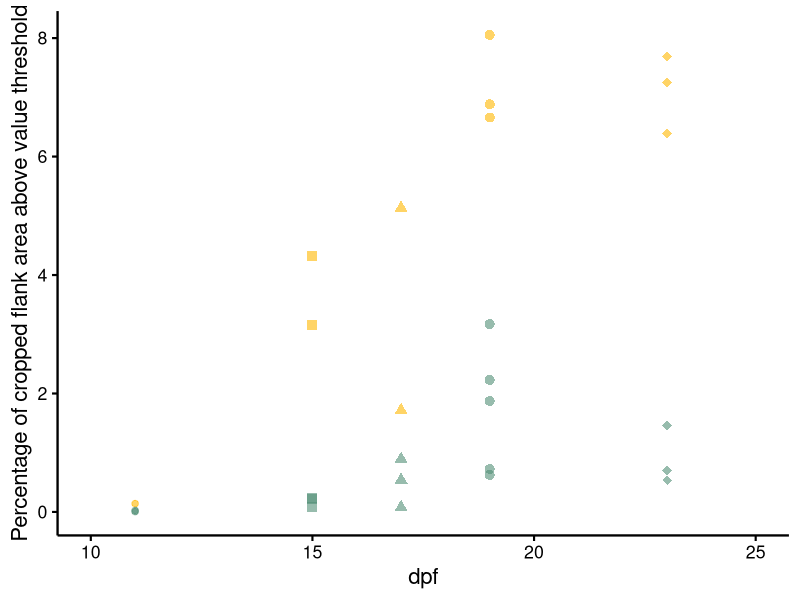
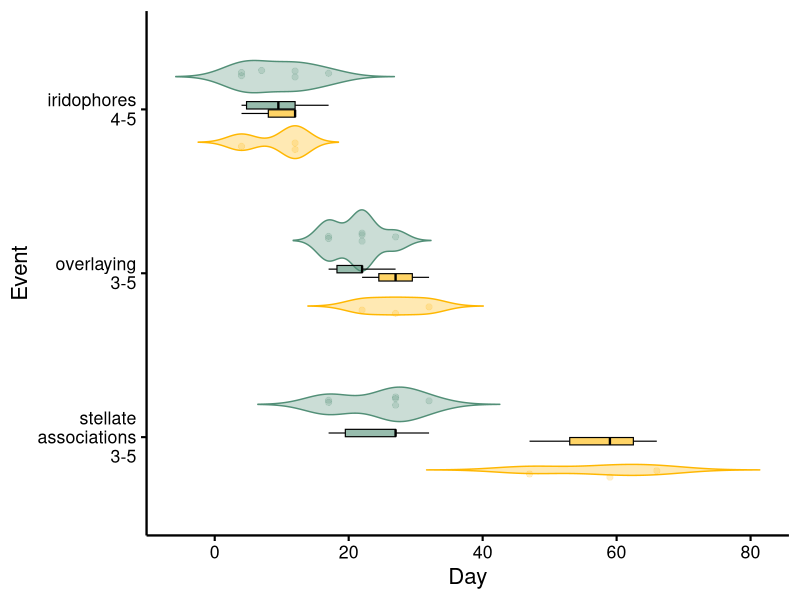
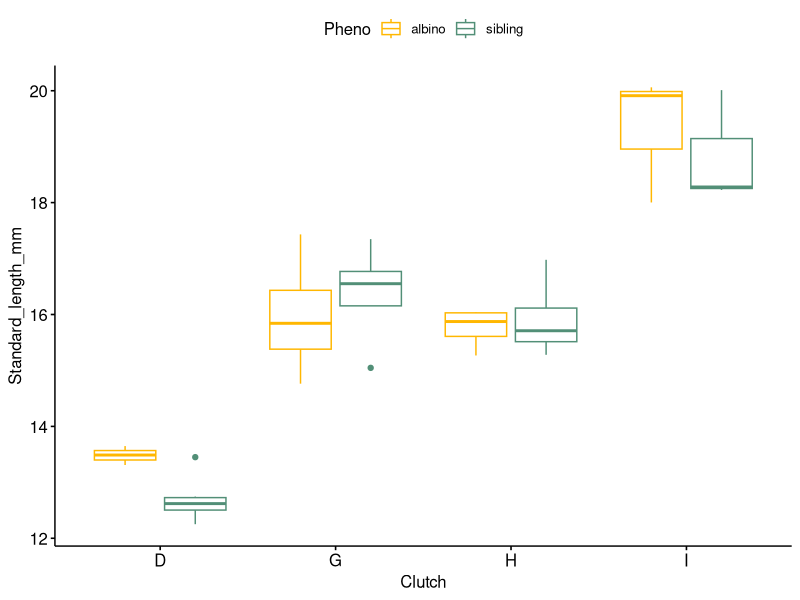
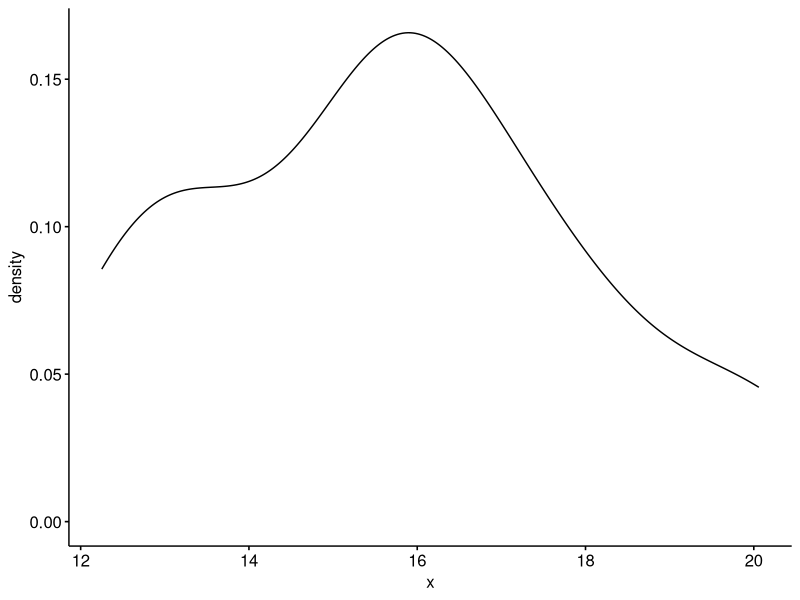
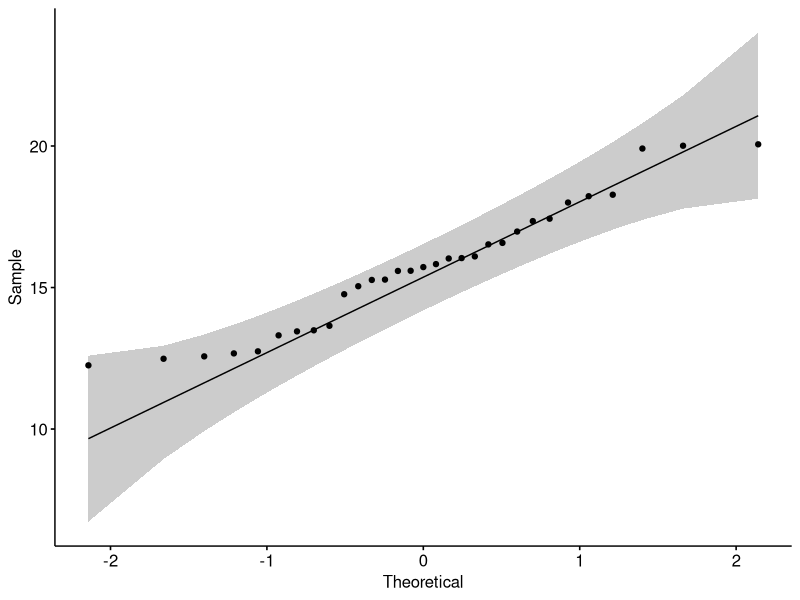
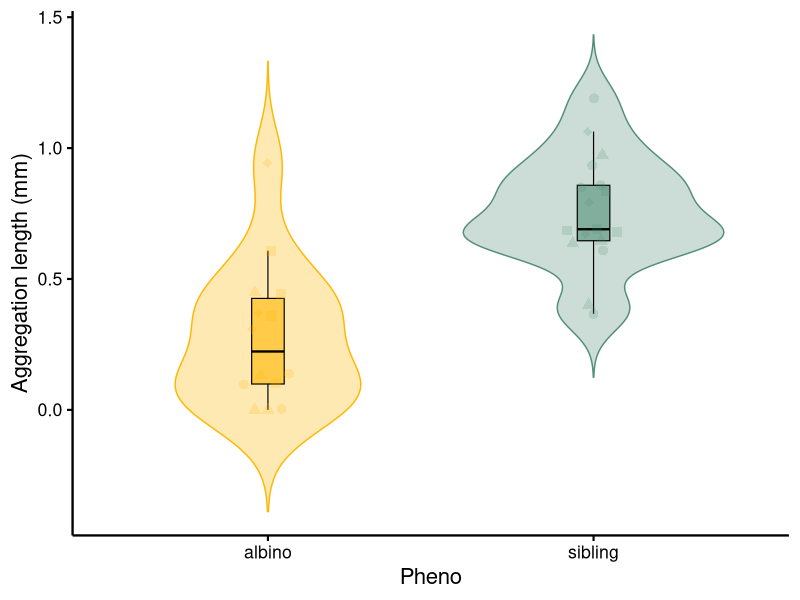
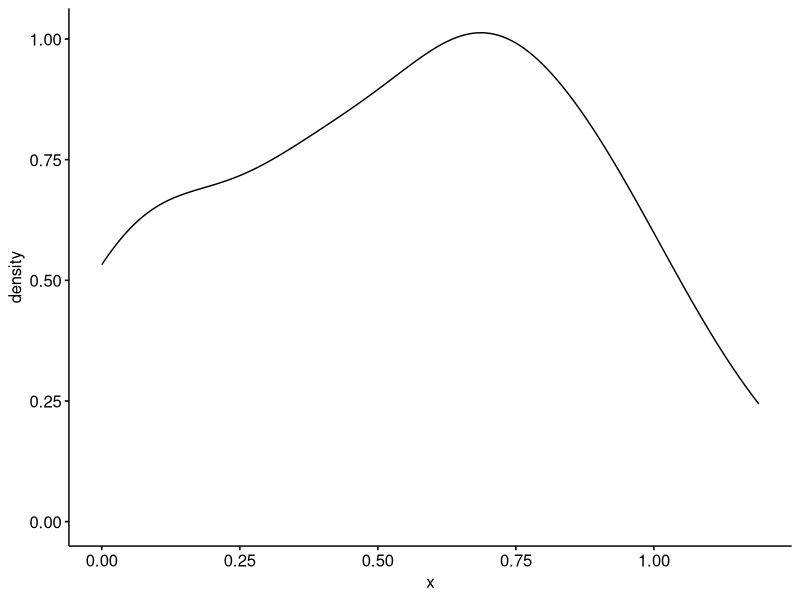
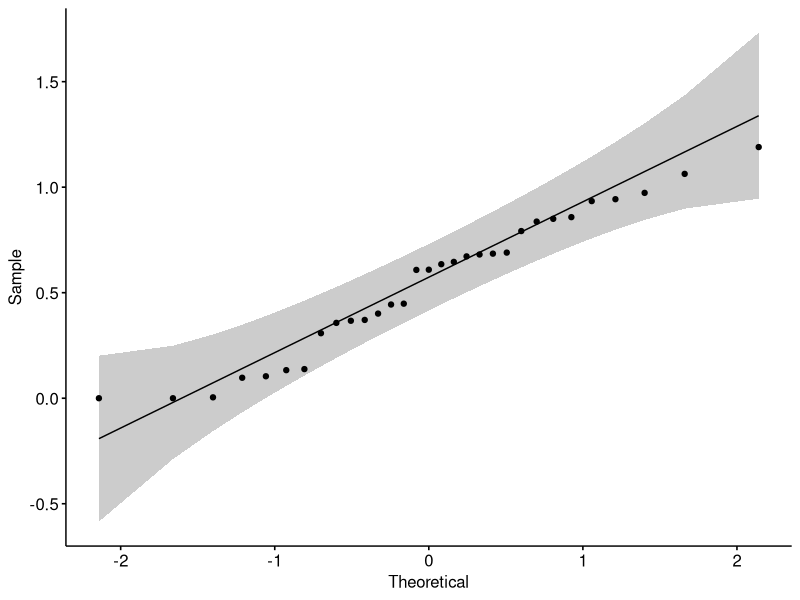

R code for these plots, in order: (Note: this script raises an error after producing the figures.)
library(tidyverse)
library (ggbeeswarm)
library(ggpubr)

####settings ----------

#For customising graphs themes
theme <- theme(
  legend.position = "none",
  axis.text = element_text(color = "black"),
  axis.line = element_line(color = "black",linewidth = 0.8),
  axis.ticks = element_line(color = "black"))


#colours for plots
sibling <- "#528F77"
albino <- "#FFB701"


#for size and appearance of plot geoms
violinwidth = 0.8
boxwidth = 0.1
jitterwidth = 0.07

violinalpha = 0.3
boxalpha = 0.6
jitteralpha = 0.2
pointsize <- 2
linesize <- 0.4

fourshapes <- c(16, 17, 15, 18)
fiveshapes <- (c(20, 16, 17, 15, 18))
nineshapes <- c(15, 16, 17, 18, 15, 16, 17, 18, 15)
scale = "count"


###common data ----------
#import standard length data
SL_import <- read_csv("mutant clutches SL grouped days.csv")

#make dates workable
SL_import$Date <- dmy(SL_import$Date)

#create unique identifiers for each row matching between datasets
SL_import$Indiv_date <- paste(SL_import$Individual, SL_import$Date, sep="_")

###iridophore coverage data -------
#import iridophore coverage meaurements
irid_cov <- read_csv("Iridophore coverage 2024 .csv")

#make dates workable
irid_cov$Date <- dmy(irid_cov$Date)

#create unique identifiers for each row matching between datasets
irid_cov$Indiv_date <- paste(irid_cov$Individual, irid_cov$Date, sep="_")

#join datasets by unique identifiers 
irid_cov_SL <- irid_cov %>% left_join(SL_import, by = "Indiv_date")

##remove NA values from growth column
irid_cov_SL <- irid_cov_SL[!is.na(irid_cov_SL$Clutch), ]

### iridophore coverage plot -------------------------------

ggplot(irid_cov_SL, mapping = aes(x= Dpf_estimated.x, y=Percent_area, 
                                               group_by = Individual.x, 
                                             colour = Pheno.x, shape = Clutch))+
  #add data points
  geom_point(size=3, alpha=0.6)+
  #custom scales
  scale_colour_manual(values = c(albino, sibling))+
  scale_shape_manual(values=fiveshapes)+
  #labels and theme
  ylab("Percentage of cropped flank area above value threshold")+
  xlab("dpf")+
  xlim(10, 25)+
  theme_classic(base_size = 16)+
  theme

#save high res
ggsave(filename="irid coverage clutch by dpf vertical .pdf", path="irid_plots", width=2.7, height=4)



## early aggregation timing data--------------

#import event dated timing data
events <- read_csv("early ag events.csv")

events$Event <- factor(events$Event, levels=c("stellate associations 3-5", 
                                              "overlaying 3-5",
                                              "iridophores 4-5"))

#create unique identifiers for each row matching between datasets
events$Indiv_date <- paste(events$Individual, events$Date, sep="_")

#remove duplicate columns from SL dataframe
SL = subset(SL_import, select = c(Standard_length_mm, Indiv_date))

#join datasets by unique identifiers 
events <- events %>% left_join(SL, by = "Indiv_date")


### early aggregation event timing plot------------------------

#violin plots for event timing between amelanistics and siblings
ggplot(data = events, mapping = aes(x=Day, 
                                    y=Event,
                                    colour=Pheno, fill=Pheno))+
  #add violins
  geom_violin(alpha=violinalpha, width=violinwidth, trim=FALSE, scale = scale)+
  
  # Boxplot overlay (narrow)
  geom_boxplot(
    aes(fill = Pheno),
    width = boxwidth,
    alpha = boxalpha,
    outlier.shape = NA,
    color = "black",
    linewidth = linesize
  )+
  
  #add data points, jittered by quasirandom
  geom_quasirandom(method = 'quasirandom',
                   alpha = jitteralpha, width = 0.04, 
                   size=2,stroke=0.3,
                   mapping=aes(colour=Pheno), dodge.width = 0.9)+
  #custom scales
  scale_color_manual(values = c(albino, sibling))+
  scale_fill_manual(values=c(albino, sibling))+
  
  #theme and labels
  theme_classic(base_size = 16)+
  theme+
  scale_y_discrete(labels = function(x) lapply(strwrap(x, width = 10, simplify = FALSE), paste, collapse="\n"))

#save high res
ggsave(filename="early ag events with box .pdf", path="early_ag_events", width=6, height=4)

### early aggregation event timing stats-----------
#subsets to separate data for each event
irids <- subset (events, Event == "iridophores 4-5")
overlay <- subset (events, Event == "overlaying 3-5")
assoc <- subset (events, Event == "stellate associations 3-5")

#test distribution of each to determine parametric or non-parametric test  
shapiro.test(irids$Day)
#normally distributed 
shapiro.test(overlay$Day)
#normally distributed 
shapiro.test(assoc$Day)
#normally distributed 

#iridophore appearance test with ANOVA
res.aov2.irids <- aov(Day ~ Pheno * Sex, data = irids)
anova(res.aov2.irids)
aov2_irids <- anova(res.aov2.irids)
write.csv(aov2_irids, "aov2_agevents_irids .csv")

#overlaying test with ANOVA
res.aov2.overlay <- aov(Day ~ Pheno * Sex, data = overlay)
anova(res.aov2.overlay)
aov2_overlay <- anova(res.aov2.overlay)
write.csv(aov2_overlay, "aov2_agevents_overlay .csv")

#stellate association test with ANOVA
res.aov2.assoc <- aov(Day ~ Pheno * Sex, data = assoc)
anova(res.aov2.assoc)
aov2_assoc <- anova(res.aov2.assoc)
write.csv(aov2_assoc, "aov2_agevents_assoc .csv")

##early aggregation size comparisons --------
### early aggregation size comparisons data -------------------------

#import grouped by days measurements
SL_import <- read_csv("mutant clutches SL grouped days.csv")


#create a column for SL growth
SL_import$Growth <- (SL_import$Standard_length_mm)- (SL_import$Initial_SL)

#make dates workable
SL_import$Date <- dmy(SL_import$Date)


#remove NA values from SL column
SL_skip <- SL_import[!is.na(SL_import$Standard_length_mm), ]

#remove NA values from growth column
Growth_skip <- SL_import[!is.na(SL_import$Growth), ]


### subsets for initial aggregation plots
early_first <- subset(SL_import, 
                      Day == "40" | 
                        Day == "41" |
                        Day == "35")

early_first$Dpf_extrap <- early_first$Day + early_first$Start_dpf


###early aggregation calculations

#create column for area that includes whole aggregation
early_first$Area <- (early_first$Ag_length)*(early_first$Ag_width)
early_first$Area_relative <- (early_first$Ag_length)*(early_first$Ag_relative_width)

#create columns for length and area normalised by SL
early_first$nArea <- (early_first$Area)/(early_first$Standard_length_mm)
early_first$nAg_length <- (early_first$Ag_length)/(early_first$Standard_length_mm)
early_first$nArea_relative <- (early_first$Area_relative)/(early_first$Standard_length_mm)

#early aggregations size plots--------


#check SL not sig diff
ggboxplot(early_first, x = "Clutch", y = "Standard_length_mm", color = "Pheno",
          palette = c(albino, sibling))
ggdensity(early_first$Standard_length_mm)
ggqqplot(early_first$Standard_length_mm)
shapiro.test(early_first$Standard_length_mm)
#normal distributin, parametric test ok 

res.aov3.earlyag.SL <- aov(Standard_length_mm ~ Pheno * Day * Sex, data = early_first)
aov3_earlyag_SL <- anova(res.aov3.earlyag.SL)
aov3_earlyag_SL
###no sig diff in SL so no need to SL-normalise this section


##early ag length
 ggplot(early_first, mapping = aes(x=Pheno, y=Ag_length,
                     colour = Pheno, fill =Pheno,
                     shape=Clutch))+
   #violin
  geom_violin(alpha=violinalpha, width = violinwidth, trim=F, scale = "area", 
              mapping=aes(group=Pheno))+
   #boxplot
   geom_boxplot(
     aes(fill = Pheno, group=Pheno),
     width = boxwidth,
     alpha = boxalpha,
     outlier.shape = NA,
     color = "black",
     linewidth = linesize)+
   #data points jittered by quasirandom
  geom_quasirandom(method = 'quasirandom',alpha = jitteralpha, width = 0.1,size=3,stroke=0.5)+
   #custom scales
  scale_colour_manual(values = c(albino, sibling))+
  scale_fill_manual(values = c(albino, sibling))+
  scale_shape_manual(values=c(fourshapes))+
   #labels and theme
  ylab("Aggregation length (mm)")+
  theme_classic(base_size = 16)+
  theme

 #save
ggsave(filename="early ag length with box.pdf", path="early_ag_plots", width=5.25, height=5)

##early aggregation length stats ------------
#test normality
ggdensity(early_first$Ag_length)
ggqqplot(early_first$Ag_length)
shapiro.test(early_first$Ag_length)
#normal

#ANOVA
res.aov3.earlyag.length <- aov(Ag_length ~ Pheno * Day * Sex, data = early_first)
aov3_earlyag_length <- anova(res.aov3.earlyag.length)
aov3_earlyag_length
write.csv(aov3_earlyag_length, "aov3_earlyag_length .csv")


### spot number data ------------

#spot number calculations and wrangling

#create a column for SL growth
SL_import$Growth <- (SL_import$Standard_length_mm)- (SL_import$Initial_SL)


#remove NA values from SL column
SL_skip <- SL_import[!is.na(SL_import$Standard_length_mm), ]

#remove NA values from growth and sex columns
Growth_skip <- SL_import[!is.na(SL_import$Growth), ]
SL <- SL_import[!is.na(SL_import$Sex), ]

#change egg-spot number format to tidy table, leaving other columns unchanged
SL <- gather(SL, maturity, number, -Individual, -Date, 
             -Day, -Grouped_day, -Pheno, -Geno, -Growth, -Standard_length_mm, 
             -Sex, -Clutch, -Start_date, -Initial_SL, -Start_date,
             -Stage_CFR, -Dpf_estimated, -Start_dpf,
             -Isolation, -Line, -Ag_length, -Ag_width, -Ag_actual_width,
             -Ag_normaliser_width, -Ag_relative_width, -Irids_present, -SL_type,
             -Indiv_date)

#created number normalised by SL value
SL$nNumber <- SL$number/SL$Standard_length_mm

#calculate dpf
SL$Dpf_extrap <- SL$Day + SL$Start_dpf

#remove unmatched datapoints
SL <- subset (SL, Day < 170 | Day > 172)

###spot number subsets to isolate final spot numbers in males

SL_spots <- subset (SL,
                    maturity == "Spots")

SL_spotsM <- subset (SL_spots, Sex == "M")

SL_late_spotsM <- subset (SL_spotsM, Day > 180)


###spot number plots -----------------

#plot of day 200 male spot number
ggplot(SL_late_spotsM, mapping = aes(x=number, y=Pheno,
                                     colour = Pheno, fill =Pheno))+
  #violin
  geom_violin(alpha=violinalpha, width=violinwidth, trim=FALSE, scale = "count")+
  #boxplot
  geom_boxplot(
    aes(fill = Pheno, group=Pheno),
    width = boxwidth,
    alpha = boxalpha,
    outlier.shape = NA,
    color = "black",
    linewidth = linesize)+
  #data points jittered by quasirandom
  geom_quasirandom(size=pointsize, alpha=jitteralpha, 
                   mapping = aes ( shape = Clutch), width=0.15)+
  #custom scales
  scale_colour_manual(values = c(albino, sibling))+
  scale_fill_manual(values = c(albino, sibling))+
  scale_shape_manual(values=fourshapes)+
  #theme and labels
  theme+
  theme_classic(base_size = 16)+
  theme(legend.position="none",
        axis.title.x = element_blank())+
  xlim(0,5)+
  coord_flip()

#save
ggsave(filename="d200 M with box.pdf", path="spot_plots", width=5.25, height=5)



###proximal edge measurements data-------------------------

#import grouped by days measurements
prox_all <- read_csv("mutant clutches prox spot.csv")

#create a column for SL growth
prox_all$Growth <- (prox_all$Standard_length_mm)- (prox_all$Initial_SL)

#make dates workable
prox_all$Date <- dmy(prox_all$Date)

#remove NA values 
prox_all <- prox_all[!is.na(prox_all$Prox_edge), ]

#create a column for proportion (centre)
prox_all$Prox_proportion <- ((prox_all$Prox_calc_centre) / (prox_all$Para_full_length)) * 100

#create a column for proportion (edge)
prox_all$Prox_proportion_edge <- ((prox_all$Prox_edge) / (prox_all$Para_full_length)) * 100

#subset by timepoint
prox_200 <- subset(prox_all, Day > 190)
prox <- subset(prox_all, Day < 170)


### proximal measurements plots ------------

#plot measurments of the distances between the proximal 
#edge of the fin and the proximal edge of the first aggregation

ggplot(prox_200, mapping = aes(x=Pheno, y=Prox_edge,
                               colour = Pheno, fill = Pheno))+
  #violin
  geom_violin(alpha=violinalpha, width=violinwidth, trim=FALSE, scale = scale)+
  #boxplot
  geom_boxplot(
    aes(fill = Pheno, group=Pheno),
    width = boxwidth,
    alpha = boxalpha,
    outlier.shape = NA,
    color = "black",
    linewidth = linesize)+
  #data points
  geom_point(size=pointsize, alpha=jitteralpha, mapping = aes ( shape = Clutch))+
  #custom scales
  scale_colour_manual(values = c(albino, sibling))+
  scale_fill_manual(values = c(albino, sibling))+
  #labels and themes
  ylab("Distance (mm)")+
  ylim(5,-0.1)+
  scale_shape_manual(values = c(fourshapes))+
  theme+
  theme_classic(base_size = 16)+
  theme(legend.position="none",
        axis.title.x = element_blank())+
  #stats
geom_signif(comparisons = list(c("albino", "sibling")),   
            map_signif_level=TRUE, colour="black", y_position=-0.1,
            tip_length=0)+

#save
ggsave(filename="200_prox_edge with box.pdf", path="prox_plots", width=5.25, height=5)
